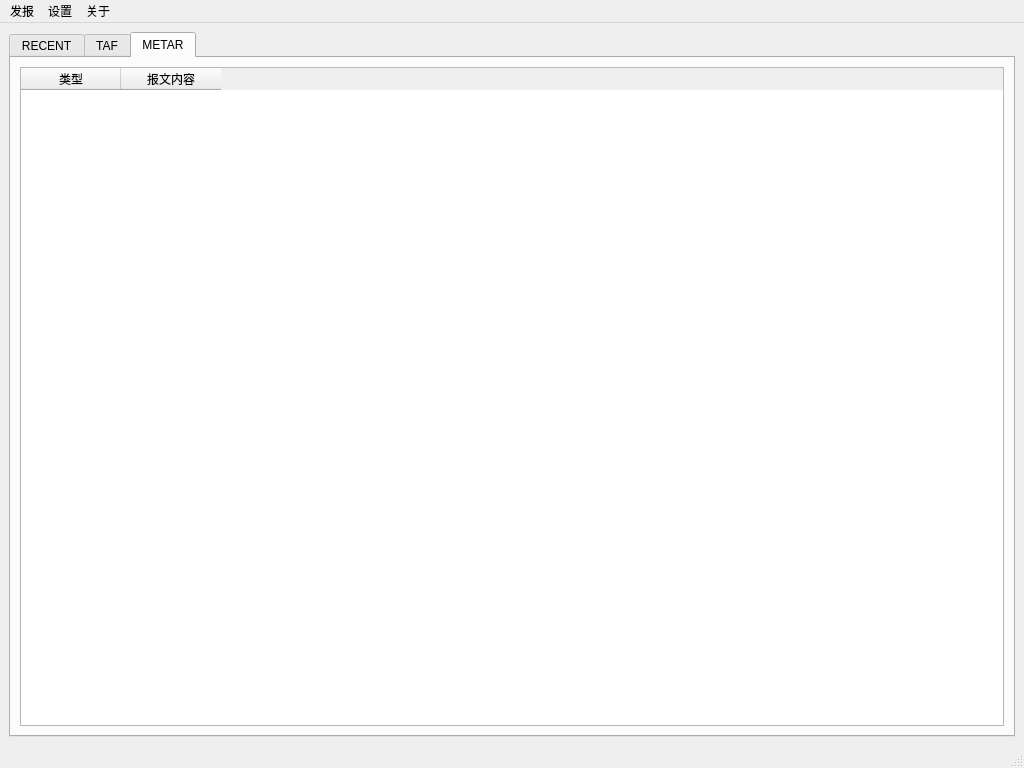
<?xml version="1.0" encoding="UTF-8"?>
<ui version="4.0">
 <class>MainWindow</class>
 <widget class="QMainWindow" name="MainWindow">
  <property name="geometry">
   <rect>
    <x>0</x>
    <y>0</y>
    <width>1024</width>
    <height>768</height>
   </rect>
  </property>
  <property name="windowTitle">
   <string>MainWindow</string>
  </property>
  <widget class="QWidget" name="centralwidget">
   <layout class="QVBoxLayout" name="verticalLayout">
    <item>
     <widget class="QTabWidget" name="main_tab">
      <property name="currentIndex">
       <number>2</number>
      </property>
      <widget class="QWidget" name="tab_recent">
       <attribute name="title">
        <string>RECENT</string>
       </attribute>
       <layout class="QVBoxLayout" name="verticalLayout_4">
        <item>
         <widget class="QTextBrowser" name="recent_text"/>
        </item>
       </layout>
      </widget>
      <widget class="QWidget" name="tab_taf">
       <attribute name="title">
        <string>TAF</string>
       </attribute>
       <layout class="QVBoxLayout" name="verticalLayout_2">
        <item>
         <widget class="QTableWidget" name="taf_table">
          <column>
           <property name="text">
            <string>类型</string>
           </property>
          </column>
          <column>
           <property name="text">
            <string>报文内容</string>
           </property>
          </column>
          <column>
           <property name="text">
            <string>查询结果</string>
           </property>
          </column>
          <column>
           <property name="text">
            <string>其他</string>
           </property>
          </column>
         </widget>
        </item>
       </layout>
      </widget>
      <widget class="QWidget" name="tab_metar">
       <attribute name="title">
        <string>METAR</string>
       </attribute>
       <layout class="QVBoxLayout" name="verticalLayout_3">
        <item>
         <widget class="QTableWidget" name="metar_table">
          <column>
           <property name="text">
            <string>类型</string>
           </property>
          </column>
          <column>
           <property name="text">
            <string>报文内容</string>
           </property>
          </column>
         </widget>
        </item>
       </layout>
      </widget>
     </widget>
    </item>
   </layout>
  </widget>
  <widget class="QMenuBar" name="menubar">
   <property name="geometry">
    <rect>
     <x>0</x>
     <y>0</y>
     <width>1024</width>
     <height>23</height>
    </rect>
   </property>
   <widget class="QMenu" name="post_menu">
    <property name="title">
     <string>发报</string>
    </property>
    <addaction name="taf_action"/>
    <addaction name="sigmet_action"/>
    <addaction name="trend_action"/>
   </widget>
   <widget class="QMenu" name="setting_menu">
    <property name="title">
     <string>设置</string>
    </property>
    <addaction name="warn_action"/>
    <addaction name="setting_action"/>
   </widget>
   <widget class="QMenu" name="help_menu">
    <property name="title">
     <string>关于</string>
    </property>
    <addaction name="about_action"/>
   </widget>
   <addaction name="post_menu"/>
   <addaction name="setting_menu"/>
   <addaction name="help_menu"/>
  </widget>
  <widget class="QStatusBar" name="statusbar"/>
  <action name="taf_action">
   <property name="text">
    <string>TAF</string>
   </property>
  </action>
  <action name="trend_action">
   <property name="text">
    <string>趋势</string>
   </property>
  </action>
  <action name="sigmet_action">
   <property name="text">
    <string>SIGMET</string>
   </property>
  </action>
  <action name="setting_action">
   <property name="text">
    <string>首选项</string>
   </property>
  </action>
  <action name="about_action">
   <property name="text">
    <string>帮助</string>
   </property>
  </action>
  <action name="warn_action">
   <property name="checkable">
    <bool>true</bool>
   </property>
   <property name="text">
    <string>告警</string>
   </property>
  </action>
 </widget>
 <resources/>
 <connections/>
</ui>
